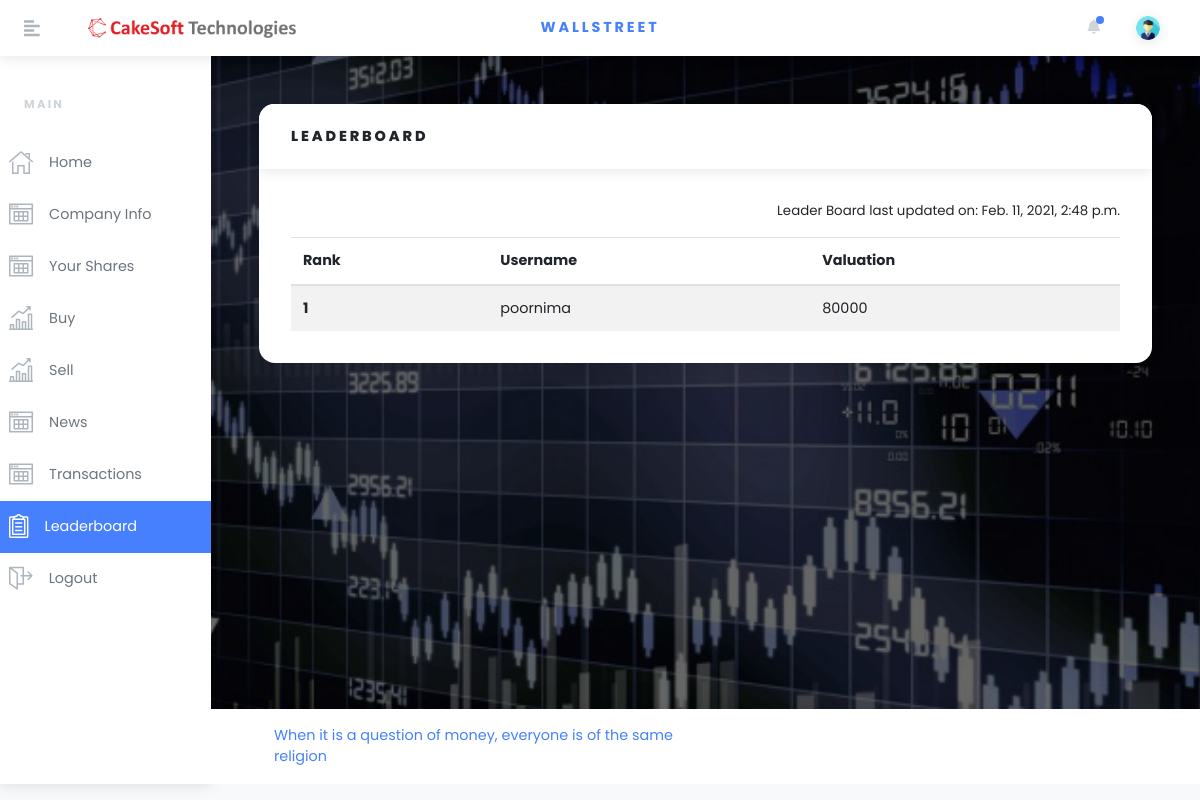
Before: /leaderboard/ (signed in) with the older database file.
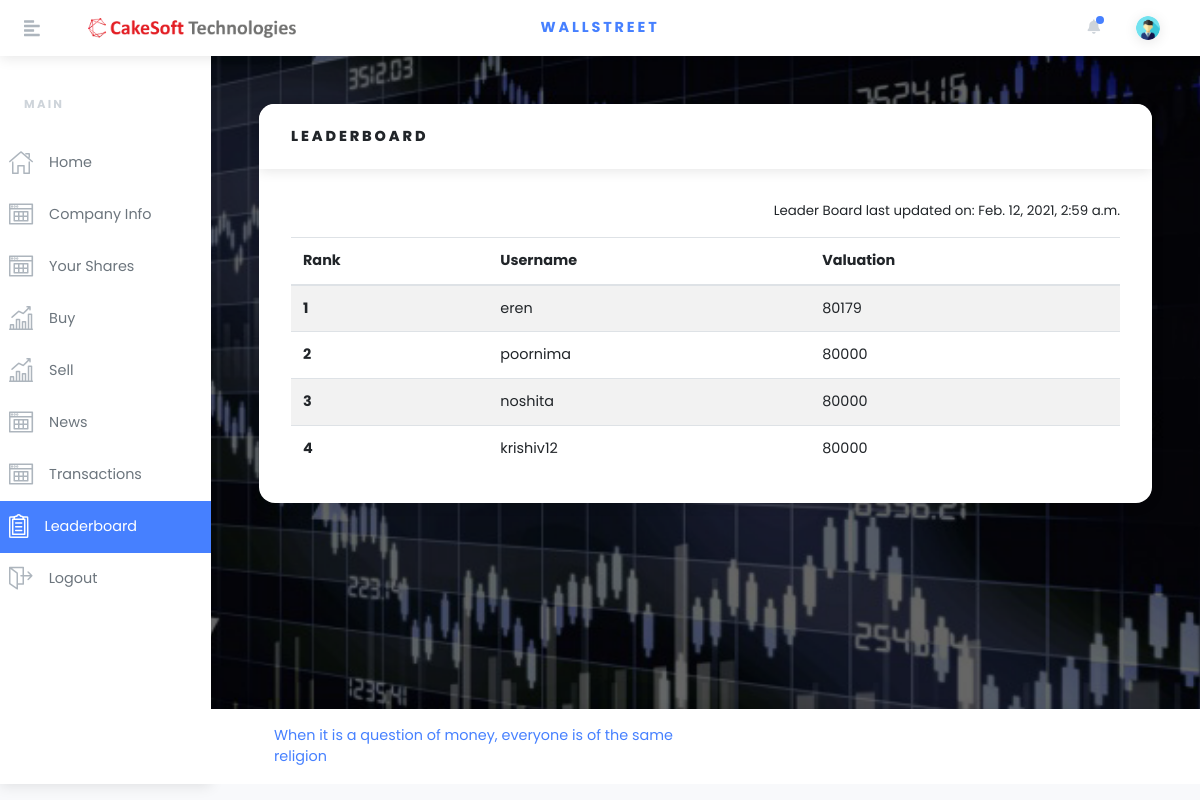
After: the same page with the newer database file.
### bazaar/models.py (models this page shows, shortened)
class Global(models.Model):
    sensex = models.FloatField(default=0)
    spread = models.IntegerField(default=0)
    LiveText = models.CharField(max_length=100)
    LeaderboardSize = models.IntegerField(default=100)
    LeaderBoardUpdateTime = models.DateTimeField(default=datetime.now)
    bidRangePercent = models.IntegerField(
        default=10, validators=[MaxValueValidator(100),
                                MinValueValidator(1)])
    registrationKey = models.CharField(max_length=20, default="abcde")
    startStopMarket = models.BooleanField(
        default=True)  # True => start, False => Stop
    startNews = models.BooleanField(default=False)
    NewsCounter = models.IntegerField(default=0)

class LeaderBoard(models.Model):
    profile = models.ForeignKey(Profile, on_delete=models.CASCADE)

class Profile(models.Model):
    user = models.OneToOneField(
        User, on_delete=models.CASCADE)  # Extending User Model
    rank = models.IntegerField(default=-1)  # Rank of the user
    numberOfShares = models.IntegerField(
        default=0)  # Number of shares owned by the user
    cash = models.IntegerField(default=200000)  # Cash remaining
    netWorth = models.IntegerField(
        default=0)  # Users networth; Required for leaderboard;

### bazaar/views.py (the view)
# urls.py: path('leaderboard/', views.LeaderBoardView.as_view(), name='leaderboard'),
class LeaderBoardView(View):
    template = 'bazaar/leaderboard.html'
    def get(self, request):
        profile = Profile.objects.filter(user=User.objects.get(
            username=request.user.username)).first()
        g = Global.objects.filter(pk=1).first()
        sensex = g.sensex
        leaderboard = LeaderBoard.objects.all()
        update_time = g.LeaderBoardUpdateTime
        context = {
            "profile": profile,
            "sensex": sensex,
            "leaderboard": leaderboard,
            "update_time": update_time
        }
        return render(request, self.template, context)

### bazaar/templates/bazaar/leaderboard.html (shortened to what this page needs)
{%load static%}
<!DOCTYPE html>
<html>
  <head>
    <link
      rel="stylesheet"
      href="{% static 'bazaar/vendor/bootstrap/css/bootstrap.min.css'%}"
    />
    <link
      rel="stylesheet"
      href="https://use.fontawesome.com/releases/v5.3.1/css/all.css"
    />
    <link rel="stylesheet" href="{% static 'bazaar/css/orionicons.css'%}" />
    <link
      rel="stylesheet"
      href="{% static 'bazaar/css/style.default.css'%}"
      id="theme-stylesheet"
    />
    <link rel="stylesheet" href="{% static 'bazaar/css/custom.css'%}" />
  </head>
  <body onload="start()">
    <header class="header">
      <nav class="navbar sticky-top navbar-expand-lg px-4 py-2 bg-white shadow">
        <a href="#" class="sidebar-toggler text-gray-500 mr-4 mr-lg-5 lead"
          ><i class="fas fa-align-left"></i></a
        ><img src = "{% static "bazaar/img/cs.png" %}" height="20">
        <a
          href="#"
          class="navbar-brand font-weight-bold text-uppercase text-base"
          >Wallstreet</a
        >
        <ul class="ml-auto d-flex align-items-center list-unstyled mb-0">
          <li class="nav-item dropdown mr-3">
            <a
              id="notifications"
              href="http://example.com"
              data-toggle="dropdown"
              aria-haspopup="true"
              aria-expanded="false"
              class="nav-link dropdown-toggle text-gray-400 px-1"
              ><i class="fa fa-bell"></i><span class="notification-icon"></span
            ></a>
          </li>
          <li class="nav-item dropdown ml-auto">
            <a
              id="userInfo"
              href="http://example.com"
              data-toggle="dropdown"
              aria-haspopup="true"
              aria-expanded="false"
              class="nav-link dropdown-toggle"
              ><img
                src="{% static 'bazaar/img/navLogo.png' %}"
                alt="Jason Doe"
                style="max-width: 1.5rem"
                class="img-fluid rounded-circle shadow"
            /></a>
          </li>
        </ul>
      </nav>
    </header>
    <div class="d-flex align-items-stretch">
      <div id="sidebar" class="sidebar py-3">
        <div
          class="text-gray-400 text-uppercase px-3 px-lg-4 py-4 font-weight-bold small headings-font-family"
        >
          MAIN
        </div>
        <ul class="sidebar-menu list-unstyled" style="margin-left: -15px">
          <li class="sidebar-list-item">
            <a href="{%url 'bazaar:index' %}" class="sidebar-link text-muted"
              ><i class="o-home-1 mr-3 text-gray"></i><span>Home</span></a
            >
          </li>
          <li class="sidebar-list-item">
            <a
              href="{% static 'bazaar/Wallstreet_Portfolios.pdf' %}"
              class="sidebar-link text-muted"
              ><i class="o-table-content-1 mr-3 text-gray"></i
              ><span>Company Info</span></a
            >
          </li>
          <li class="sidebar-list-item">
            <a href="../#sectionMyShares" class="sidebar-link text-muted"
              ><i class="o-table-content-1 mr-3 text-gray"></i
              ><span>Your Shares</span></a
            >
          </li>
          <li class="sidebar-list-item">
            <a href="{%url 'bazaar:buy' %}" class="sidebar-link text-muted"
              ><i class="o-sales-up-1 mr-3 text-gray"></i><span>Buy</span></a
            >
          </li>
          <li class="sidebar-list-item">
            <a href="{%url 'bazaar:sell' %}" class="sidebar-link text-muted"
              ><i class="o-sales-up-1 mr-3 text-gray"></i><span>Sell</span></a
            >
          </li>
          <li class="sidebar-list-item">
            <a href="{%url 'bazaar:news' %}" class="sidebar-link text-muted"
              ><i class="o-table-content-1 mr-3 text-gray"></i
              ><span>News</span></a
            >
          </li>
          <li class="sidebar-list-item">
            <a
              href="{%url 'bazaar:transactions' %}"
              class="sidebar-link text-muted"
              ><i class="o-table-content-1 mr-3 text-gray"></i
              ><span>Transactions</span></a
            >
          </li>
          <li class="sidebar-list-item">
            <a
              href="{%url 'bazaar:leaderboard' %}"
              class="sidebar-link text-muted active"
              ><i class="o-survey-1 mr-3 text-gray"></i
              ><span>Leaderboard</span></a
            >
          </li>
          <li class="sidebar-list-item">
            <a href="{%url 'bazaar:logoff'%}" class="sidebar-link text-muted"
              ><i class="o-exit-1 mr-3 text-gray"></i><span>Logout</span></a
            >
          </li>
        </ul>
      </div>
      <div class="page-holder w-100 d-flex flex-wrap">
        <div class="container-fluid px-xl-5">
          <section class="py-5">
            <div class="row">
              <div class="col-lg-12 mb-4">
                <div class="card">
                  <div class="card-header">
                    <h6 class="text-uppercase mb-0">Leaderboard</h6>
                  </div>
                  <div class="card-body">
                    <p style="text-align: right; font-size: 10pt">
                      Leader Board last updated on: {{ update_time }}
                    </p>
                    <div class="table-responsive">
                      <table
                        class="table table-striped table-hover card-text"
                        style=""
                      >
                        <thead>
                          <tr>
                            <th>Rank</th>
                            <th>Username</th>
                            <th>Valuation</th>
                          </tr>
                        </thead>
                        <tbody>
                          {% for leaderboardentry in leaderboard %}
                          <tr>
                            <th scope="row">
                              {{ leaderboardentry.profile.rank }}
                            </th>
                            <td>
                              {{ leaderboardentry.profile.user.username }}
                            </td>
                            <td>{{ leaderboardentry.profile.netWorth }}</td>
                          </tr>
                          {% endfor %}
                        </tbody>
                      </table>
                    </div>
                  </div>
                </div>
              </div>
            </div>
          </section>
        </div>
        <footer
          class="footer bg-white shadow align-self-end py-3 px-xl-5 w-100"
        >
          <div class="container-fluid">
            <div class="row">
              <div class="col-md-6 text-center text-md-left text-primary">
                <p class="mb-2 mb-md-0">
                  When it is a question of money, everyone is of the same
                  religion
                </p>
              </div>
            </div>
          </div>
        </footer>
      </div>
    </div>
  </body>
</html>

Changed rows visible on the page:
removed LeaderBoard: profile.rank "1", profile.user.username "poornima", profile.netWorth "80000"
changed Global: LeaderBoardUpdateTime "Feb. 11, 2021, 2:48 p.m." → "Feb. 12, 2021, 2:59 a.m."
added LeaderBoard: profile.rank "1", profile.user.username "eren", profile.netWorth "80179"
added LeaderBoard: profile.rank "2", profile.user.username "poornima", profile.netWorth "80000"
added LeaderBoard: profile.rank "3", profile.user.username "noshita", profile.netWorth "80000"
added LeaderBoard: profile.rank "4", profile.user.username "krishiv12", profile.netWorth "80000"
